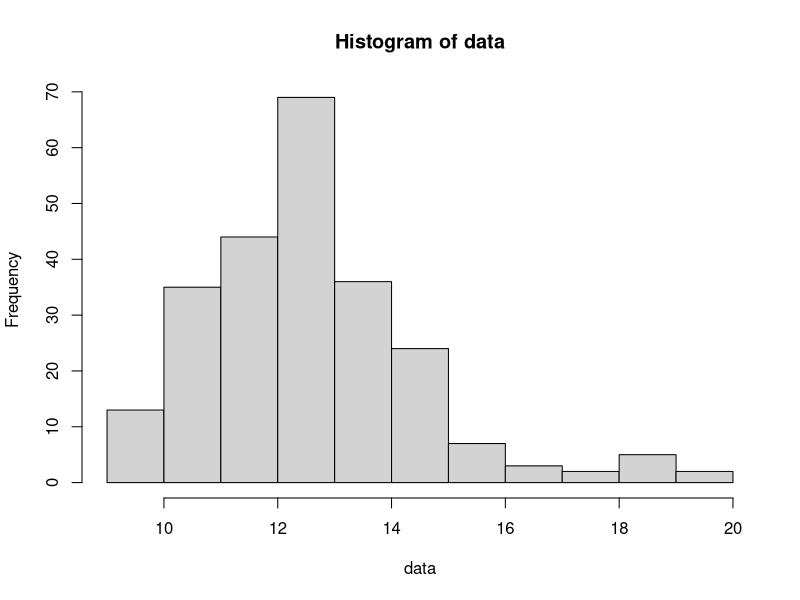

The R source for this figure:
## ---- chunk 1
knitr::opts_chunk$set(echo = TRUE)
library(ggplot2)
## ---- chunk 2
data <- c(rep(9, 13), rep(10,35), rep(11,44), rep(12,69),
          rep(13,36), rep(14,24), rep(15,7), rep(16,3),
          rep(17,2), rep(18,5), 19, 20)
hist(data, right=F)
## ---- chunk 3
paste("The mean is", round(mean(data),3))
paste("The SE is", round(sqrt(var(data)/length(data)),3))
paste0("The 95% CI is [", 12.079-1.96*(0.124), ",", 12.079+1.96*(0.124), "]")
